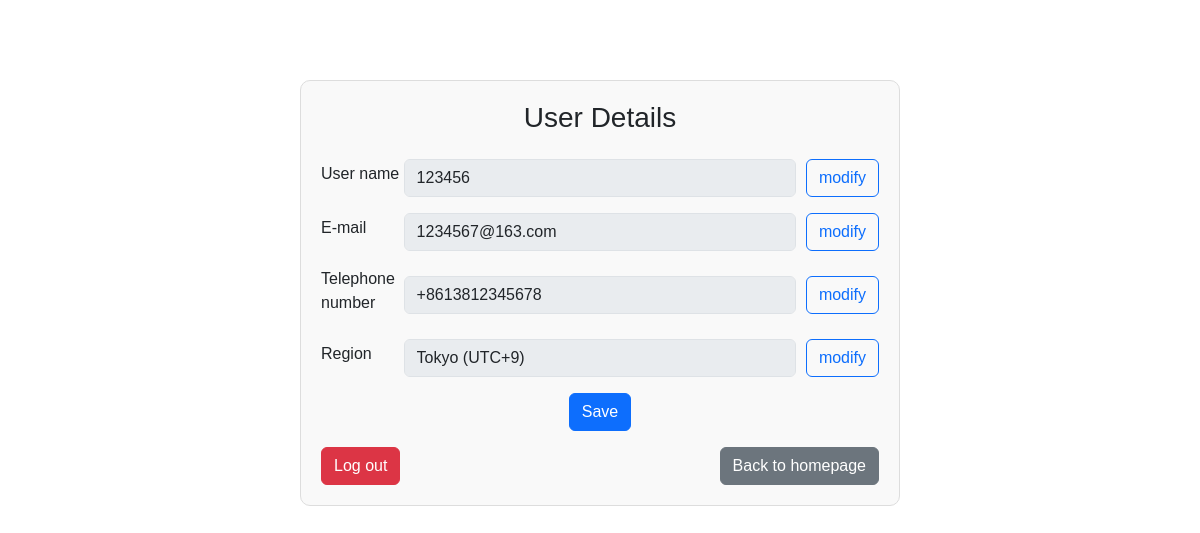
Page /TaskSystemapp/profile/ (signed in) on the earlier database version.
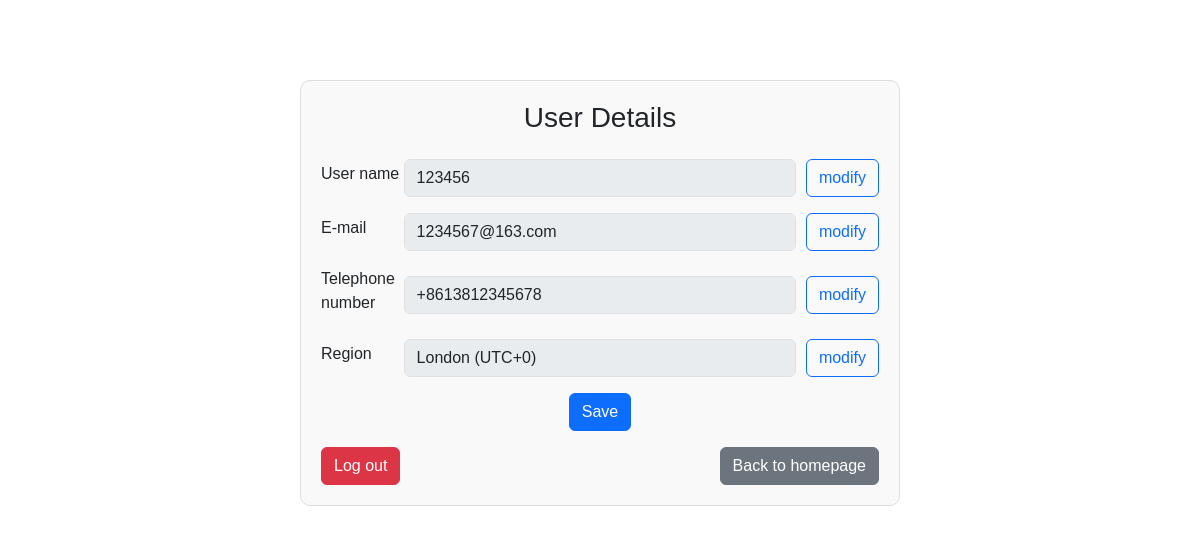
Same page on the later database version.
### TaskSystemapp/models.py (models this page shows, shortened)
class CustomUser(AbstractUser):
    phone = models.CharField(
        max_length=15,
        unique=True,
        validators=[RegexValidator(r'^\+\d{1,3}\d{9,15}$')],
        help_text="Phone number in international format, e.g. +123456789012"
    )
    email = models.EmailField(unique=True)
    region = models.CharField(max_length=50, blank=True, help_text="User region/timezone")

### TaskSystemapp/views.py (the view)
# urls.py: path('profile/', profile, name='profile'),
def profile(request):
    if request.method == "POST":
        form = UserUpdateForm(request.POST, instance=request.user)
        if form.is_valid():
            form.save()
            request.user.refresh_from_db()
            return redirect('profile')
    else:
        form = UserUpdateForm(instance=request.user)
    return render(request, 'TaskSystemapp/profile.html', {'form': form, 'user': request.user})

### TaskSystemapp/forms.py (shortened to what this page needs)
class UserUpdateForm(forms.ModelForm):
    class Meta:
        model = CustomUser
        fields = ['username', 'email', 'phone', 'region']

### TaskSystemapp/templates/TaskSystemapp/profile.html (shortened to what this page needs)
{% extends "TaskSystemapp/base.html" %}
{% load static %}
{% block extra_head %}
    <link rel="stylesheet" href="{% static 'css/profile.css' %}">
{% endblock %}
{% block content %}
<div class="container">
  <div class="profile-box">
    <h3 class="text-center mb-4">User Details</h3>
    <form method="post" enctype="multipart/form-data">
      <div class="form-group d-flex align-items-center">
        <label for="id_username" class="form-label">User name</label>
        <input type="text" class="form-control flex-grow-1" id="id_username" name="username" value="{{ form.username.value|default:user.username }}" disabled>
        <button type="button" class="btn btn-outline-primary edit-btn" data-target="id_username">modify</button>
      </div>
      <div class="form-group d-flex align-items-center">
        <label for="id_email" class="form-label">E-mail</label>
        <input type="email" class="form-control flex-grow-1" id="id_email" name="email" value="{{ form.email.value|default:user.email }}" disabled>
        <button type="button" class="btn btn-outline-primary edit-btn" data-target="id_email">modify</button>
      </div>
      <div class="form-group d-flex align-items-center">
        <label for="id_phone" class="form-label">Telephone number</label>
        <input type="text" class="form-control flex-grow-1" id="id_phone" name="phone" value="{{ form.phone.value|default:user.phone }}" disabled>
        <button type="button" class="btn btn-outline-primary edit-btn" data-target="id_phone">modify</button>
      </div>
      <div class="form-group d-flex align-items-center">
        <label for="id_region" class="form-label">Region</label>
        <select class="form-control flex-grow-1" id="id_region" name="region" disabled>
          <option value="Asia/Tokyo" {% if user.region == "Asia/Tokyo" %}selected{% endif %}>Tokyo (UTC+9)</option>
          <option value="Europe/London" {% if user.region == "Europe/London" %}selected{% endif %}>London (UTC+0)</option>
        </select>
        <button type="button" class="btn btn-outline-primary edit-btn" data-target="id_region">modify</button>
      </div>
      <div class="text-center mb-3">
        <button type="submit" class="btn btn-primary">Save</button>
      </div>
    </form>
    <div class="d-flex justify-content-between">
      <a href="{% url 'logout' %}" class="btn btn-danger">Log out</a>
      <a href="{% url 'home' %}" class="btn btn-secondary">Back to homepage</a>
    </div>
  </div>
</div>
{% endblock %}

Differences in the rows shown:
changed CustomUser "1234567@163.com": region "Tokyo (UTC+9)" → "London (UTC+0)"
